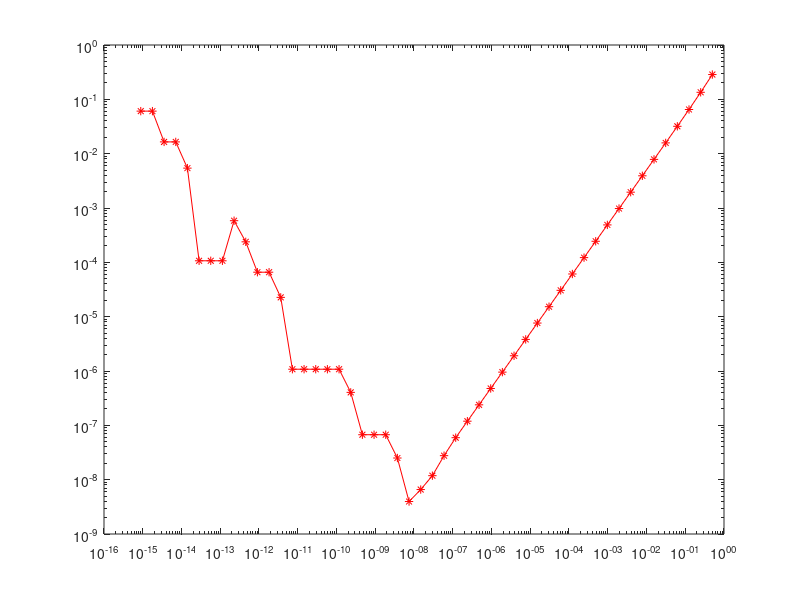
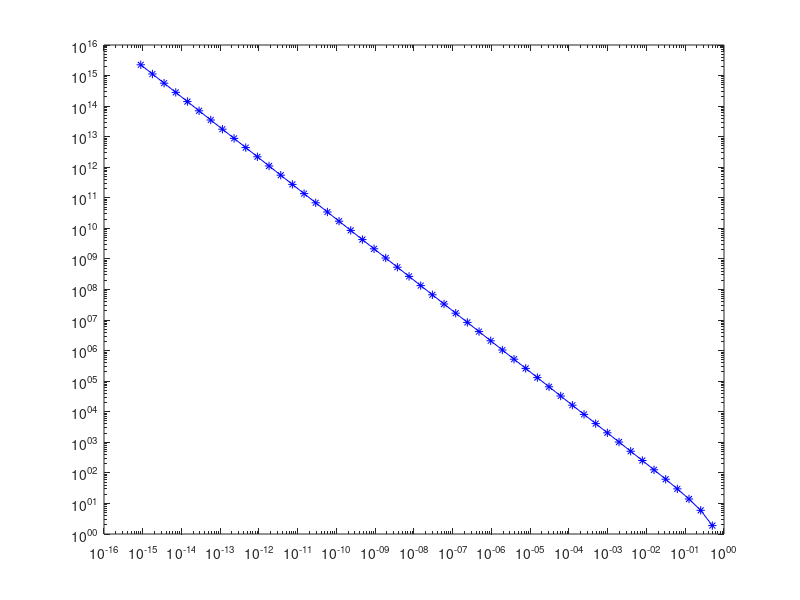

Recreate these plots in MATLAB, in order.
clear all
clc

x = pi/4;
k = 1:50;
h = 2.^(-k);
r = (sin(x+h)-sin(x))./h;
rel_err = abs(r-cos(x))/abs(cos(x));

figure(1)
loglog(h,rel_err,'r-*')

r2 = (2*cos(x+h/2))./h;
rel_err2 = abs(r2 - cos(x))/abs(cos(x));

figure(2)
loglog(h,rel_err2,'b-*')